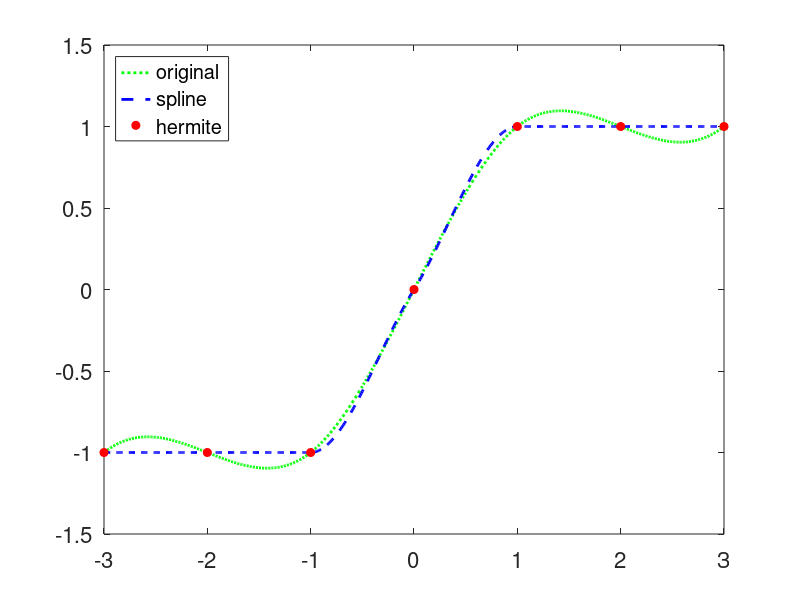

MATLAB code to generate this figure:
figure
x=-3:3;y=[-1 -1 -1 0 1 1 1];t=-3:.01:3;
s=spline(x,y,t);p=pchip(x,y,t);
hold on ; plot(t,s,':g','linewidth',2);
plot(t,p,'--b','linewidth',2);plot(x,y,'ro','markerfacecolor','r');
hold off;box on ;set(gca,'fontsize',16);
h=legend('original','spline','hermite','location','northwest');